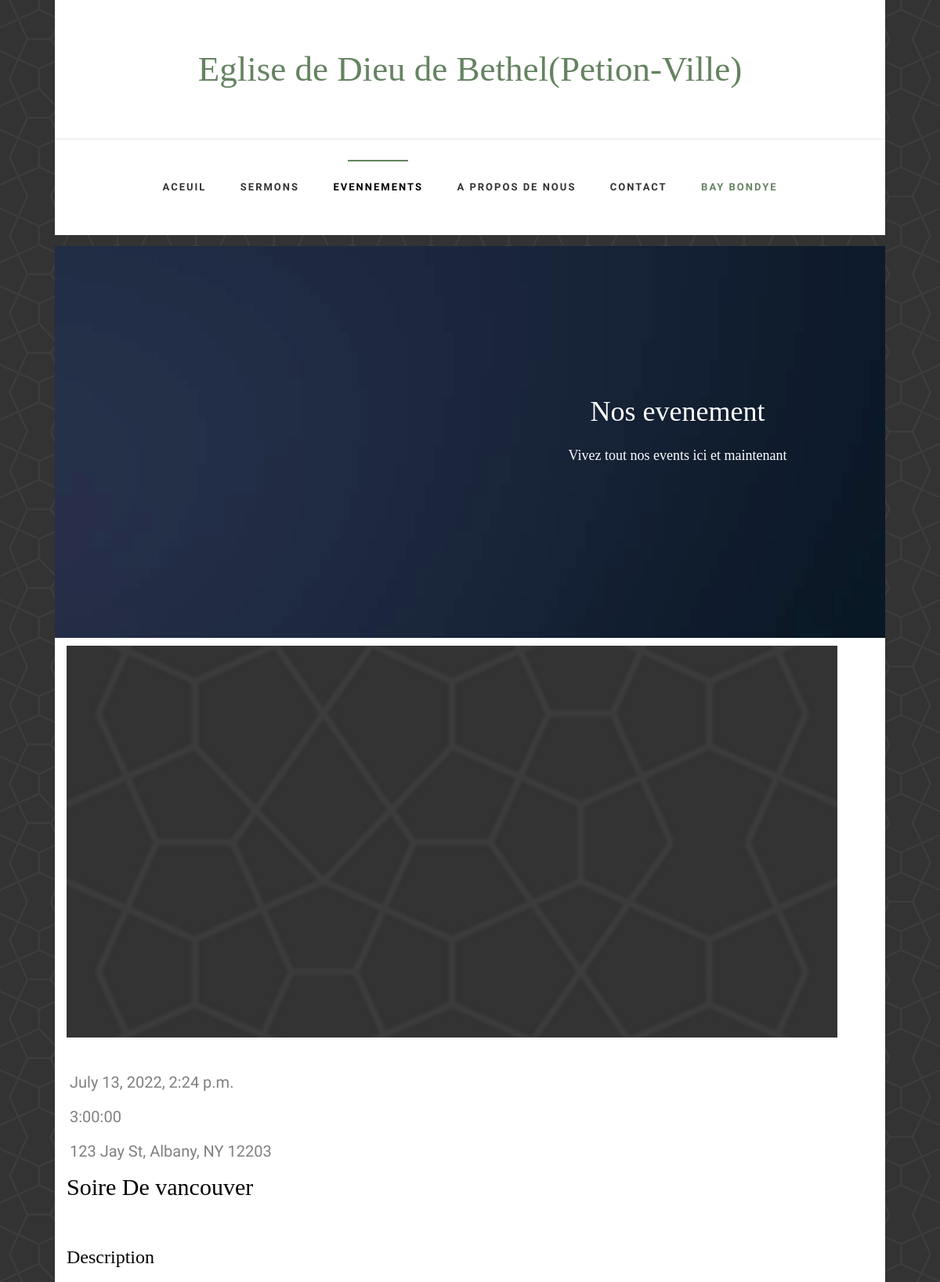
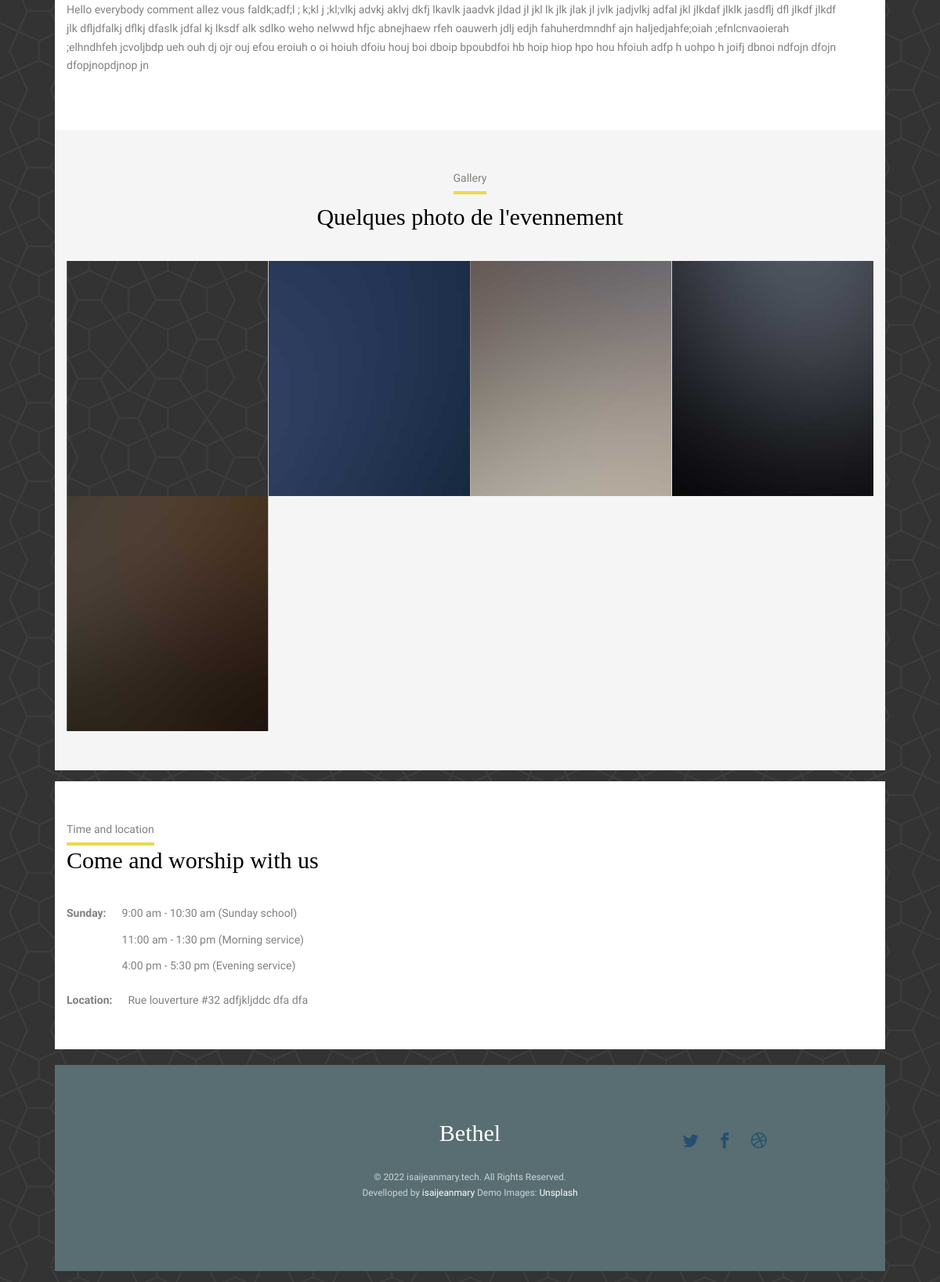
Screenshot of /home/singlevents/soire-de-vancouver with the database file from the repository (2 pictures, top to bottom).
### home/models.py (models this page shows, shortened)
class evenement_main_page(models.Model):
    title=models.CharField(max_length=30,unique=True)
    subtitle=models.TextField()
    e1=models.ForeignKey(evenement,on_delete=models.CASCADE,related_name='e1')
    e2=models.ForeignKey(evenement,on_delete=models.CASCADE,related_name='e2')
    e3=models.ForeignKey(evenement,on_delete=models.CASCADE,related_name='e3')
    show=models.BooleanField(default=True)
    background=models.FileField(upload_to='media/images/%y', null=True)

class evenement(models.Model):
    title=models.CharField(max_length=50,unique=True)
    slug=models.SlugField(unique=True)
    startdate=models.DateTimeField(null=True)
    description=models.CharField(max_length=100,null=True)
    isprimaray=models.BooleanField(default=False,null=True)
    estimatedDuration=models.DurationField(null=True)
    album=models.ManyToManyField(Img,null=True,blank=True)
    show=models.BooleanField(default=True)
    cover=models.ForeignKey(Img,on_delete=models.SET_NULL,null=True,related_name="Backgroud")
    fulldescription=models.TextField(null=True)

class Img(models.Model):
    description=models.TextField(null=True)
    img=models.ImageField(upload_to='media/images/%y')

### home/views.py (the view)
# urls.py: path('home/singlevents/<slug:slug>', views.singlevents, name='singlevents'),
def singlevents(request,slug):
    evenement_main_page=models.evenement_main_page.objects.get(show=True)
    evenement=models.evenement.objects.get(slug=slug)
    imgs=evenement.album.all
    context={'page':evenement_main_page,'event':evenement,'imgs':imgs}
    return render(request,'home/eventsingle.html',context)

### home/templates/home/eventsingle.html (shortened to what this page needs)
{% extends 'home/base.html' %}
{% load static %}
{% block events_active %} class="active" {% endblock %}
{%block override%}
<link rel="stylesheet" href="#">
{%endblock%}
{% block cssb %}
<link rel="stylesheet" href="{% static 'home/css/css2.css' %}">
{% endblock %}
{% block body %}
<div class="container-wrap">
	<aside id="fh5co-hero">
		<div class="flexslider">
			<ul class="slides">
			   <li style="background-image: url({{page.background.url}});">
				   <div class="overlay"></div>
				   <div class="container-fluid">
					   <div class="row">
						   <div class="col-md-6 col-md-offset-3 text-center slider-text">
							   <div class="slider-text-inner">
								   <h1>{{page.title}}</h1>
									<h2>Vivez tout nos events ici et maintenant</h2>
							   </div>
						   </div>
					   </div>
				   </div>
			   </li>
			  </ul>
		  </div>
	</aside>
    <main>
        <div class="single events-single default-section-spacing">
          <div class="container">
            <div class="row" style="float: left;">
              <div class="flex-lg-8" style="float: left;">
                <div class="single__content" style="float: left; margin-top: 10px;">
                  <div class="card single__featured--image no-padding" style="width: 82vw ;">
                    <img src="{{event.cover.img.url}}" alt="A man praying" class="card__image">
                  </div>
                  <div class="single__metas events-single__metas">
                    <div class="row align-items-center">
                      <div class="flex-sm-12">
                        <div class="event__metas vertical">
                          <div class="event__meta--date meta">
                            <span>{{event.startdate}}</span>
                          </div>
                          <div class="event__meta--time meta"> <span>{{event.estimatedDuration}}
                              </span>
                          </div>
                          <div class="event__meta--location meta"> <span>123 Jay St,
                              Albany,
                              NY
                              12203</span></div>
                        </div>
                        <div class="event__title">
                          <h2>{{event.title}}</h2>
                        </div>
                      </div>
                    </div>
                  </div>
                  <div class="single__content--full">
                    <h3>Description</h3>
                    <p>
                        {{ event.fulldescription }}
                    </p>
                  </div>
                </div>
              </div>
            </div>
          </div>
        </div>
      </main>
      <section class="our-gallery gallery gallery--equal-grid default-section-spacing background-lighter-gray">
        <div class="container" style="width:inherit">
          <div class="section-heading text-center">
            <span>Gallery</span>
            <h2 style="margin: 10px;">Quelques photo de l'evennement</h2>
          </div>
          <div class="row" style="display:flex; flex-wrap: wrap;">
            {% for x in imgs %}
            <div class="flex-md-6 flex-lg-3 no-padding no-margin">
              <a href="{{x.img.url}}" class="gallery-link" data-lightbox="church-picture"
                data-title="Picture of the Holy Bible">
                <div class="card gallery__card">
                  <div class="card__header">
                    <img src="{{x.img.url}}" alt="Picture of the Holy Bible" class="card__image">
                  </div>
                </div>
              </a>
            </div>
{% empty %} <br> <h3 style="margin:50px auto ;">Pas de photos encore telecharger</h3>
          {%endfor%}
          </div>
        </div>
      </section>
</div>
{%endblock%}

### home/templates/home/base.html (shortened to what this page needs)
{% load static %}
<!DOCTYPE html>
<html lang="en">
<head>
	{% block cssb %}{% endblock %}
	{% block override%}{%endblock%}
	<link rel="stylesheet" href="{% static 'home/css/animate.css' %}">
	<link rel="stylesheet" href="{% static 'home/css/icomoon.css' %}">
	<link rel="stylesheet" href="{% static 'home/css/bootstrap.css' %}">
	<link rel="stylesheet" href="{% static 'home/css/magnific-popup.css' %}">
	<link rel="stylesheet" href="{% static 'home/css/flexslider.css' %}">
	<link rel="stylesheet" href="{%static 'home/css/owl.carousel.min.css'%}">
	<link rel="stylesheet" href="{%static 'home/css/owl.theme.default.min.css'%}">
	<link rel="stylesheet" href="{% static 'home/css/style.css' %}">
</head>
<body>
    <div id="page">
    <nav class="fh5co-nav" role="navigation">
		<div class="container-wrap">
			<div class="top-menu">
				<div class="row">
					<div class="col-md-12 col-offset-0 text-center">
						<div id="fh5co-logo"><a href="{% url 'home' %}">Eglise de Dieu de Bethel(Petion-Ville)</a></div>
					</div>
					<div class="col-md-12 col-md-offset-0 text-center menu-1">
						<ul>
							<li
							{% block home_active %}{% endblock %}
							><a href="{% url 'home' %}">Aceuil</a></li>
							<li {% block sermon_active %}{% endblock %}><a href="{% url 'sermons'%}">Sermons</a></li>
							<li {% block events_active %}{% endblock %}><a href="{% url 'events'%}">Evennements</a></li>
							<li {% block about_active %}{% endblock %}><a href="{% url 'about'%}">A propos de nous</a></li>
							<li {% block contact_active %}{% endblock %}><a href="{% url 'contact' %}">Contact</a></li>
							<li {% block bay_active %}{% endblock %}><a href="{% url 'bay' %}" class="donate">Bay Bondye</a></li>
						</ul>
					</div>
				</div>
			</div>
		</div>
	</nav>
    {% block body %}
    {% endblock %}
	<div class="container-wrap">
		<section class="time-location ">
			<div class="container">
			  <div class="row">
				<div class="flex-lg-6">
				  <div class="time-location__content default-section-spacing">
					<div class="section-heading">
					  <span>Time and location</span>
					  <h2>Come and worship with us</h2>
					</div>
					<div class="time-location__time">
					  <div class="info">
						<div class="day bold">Sunday:</div>
						<div class="time">
						  <span>9:00 am - 10:30 am (Sunday school)</span>
						  <span>11:00 am - 1:30 pm (Morning service)</span>
						  <span>4:00 pm - 5:30 pm (Evening service)</span>
						</div>
					  </div>
					  <div class="info">
						<div class="location bold">Location:</div>
						<div class="location-info"><span>Rue louverture #32 adfjkljddc dfa dfa</span></div>
					  </div>
					</div>
				  </div>
				</div>
			  </div>
			</div>
			<div class="time-location__map"><iframe
				src="https://www.google.com/maps/embed?pb=!1m18!1m12!1m3!1d2934.500392314035!2d-73.76198333429348!3d42.650750424686215!2m3!1f0!2f0!3f0!3m2!1i1024!2i768!4f13.1!3m3!1m2!1s0x89de0a3cdc54f8b3%3A0x369f717b85d43cfc!2sMadison%20Ave%20%26%20Empire%20State%20Plaza!5e0!3m2!1sen!2sus!4v1583133727681!5m2!1sen!2sus"
				style="border:0;" allowfullscreen=""></iframe></div>
		</section>
	</div>
    <div class="container-wrap">
		<footer id="fh5co-footer" role="contentinfo">
			<div class="col-md-4 text-center">
			</div>
			<div class="col-md-4 text-center">
				<h2><a href="#">Bethel</a></h2>
			</div>
			<div class="col-md-4 text-center" style="margin:auto ;">
				<p>
					<ul class="fh5co-social-icons">
						<li><a href="#"><i class="icon-twitter2"></i></a></li>
						<li><a href="#"><i class="icon-facebook2"></i></a></li>
						<li><a href="#"><i class="icon-dribbble2"></i></a></li>
					</ul>
				</p>
			</div>
			<div class="row copyright">
				<div class="col-md-12 text-center">
					<p>
						<small class="block">&copy; 2022 isaijeanmary.tech. All Rights Reserved.</small>
						<small class="block">Develloped by <a href="#" target="_blank">isaijeanmary</a> Demo Images: <a href="http://unsplash.co/" target="_blank">Unsplash</a></small>
					</p>
				</div>
			</div>
		</footer>
	</div>
</div>
</body>
</html>

### rows the page displays
evenement_main_page: background (picture), title "Nos evenement"
evenement: cover.img (picture), startdate "July 13, 2022, 2:24 p.m.", estimatedDuration "3:00:00", title "Soire De vancouver", fulldescription "Hello everybody comment allez vous faldk;adf;l ; k;kl j ;kl;vlkj advkj aklvj dkfj lkavlk jaadvk jldad jl jkl lk jlk jlak jl jvlk jadjvlkj adfal jkl jlkdaf jlklk jasdflj dfl jlkdf jlkdf jlk dfljdfalkj dflkj dfaslk jdfal kj lksdf alk sdlko weho nelwwd hfjc abnejhaew rfeh oauwerh jdlj edjh fahuherdmndhf ajn haljedjahfe;oiah ;efnlcnvaoierah ;elhndhfeh jcvoljbdp ueh ouh dj ojr ouj efou eroiuh o oi hoiuh dfoiu houj boi dboip bpoubdfoi hb hoip hiop hpo hou hfoiuh adfp h uohpo h joifj dbnoi ndfojn dfojn dfopjnopdjnop jn"
Img: img (picture)
Img: img (picture)
Img: img (picture)
Img: img (picture)
Img: img (picture)
